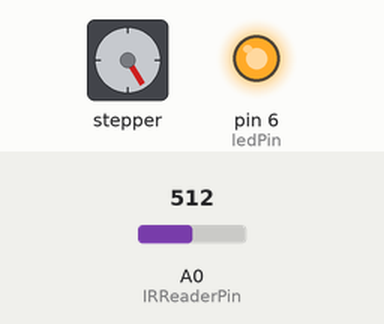
Bench run of a sketch on a simulated Arduino Uno, built with avr-gcc and run on an emulated ATmega328P. Parts: stepper motor, output pins drawn as LEDs (lit = HIGH). The test bench sets the inputs (shaded band); at power-on: A0 (IRReaderPin) = 512. Stepper angles assume 64 steps per turn; what the sketch prints to the serial monitor is not drawn.

Above: at 1.2 s.
1.3 s: A0 (IRReaderPin) set to 64
At 4.0 s:
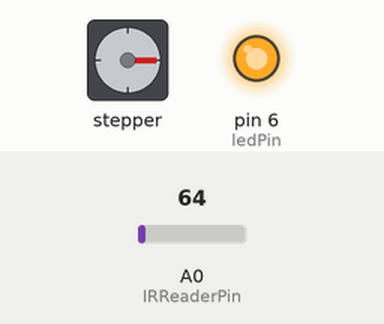
4.3 s: A0 (IRReaderPin) set to 56
At 33.44 s:
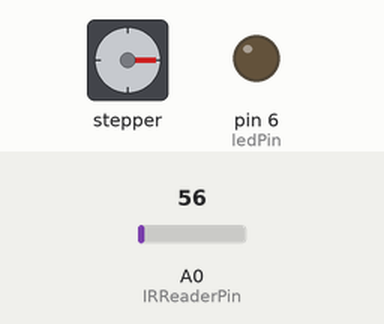
At 34.35 s:
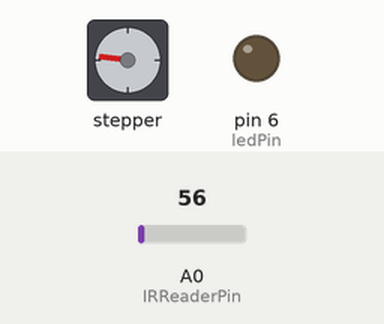
Timing chart, 0 to 35.0 s (numbered marks = the images above; inputs shaded):
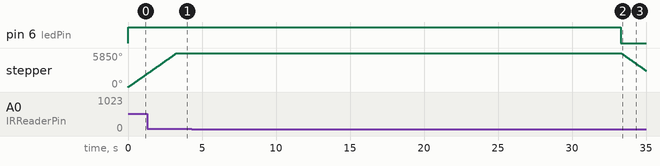

The sketch:

sketch_may10b.ino
```cpp
#include <CustomStepper.h>

int numOfSteps = 64;

int IRReaderPin = A0;
int ledPin = 6;

int IREmitterPin = 7;
int IREmitterPin_1 = 7;

int distance;
int maxDist;
int minDist;

int lidOpen = STOP;
int fixedDistance = 75;

int timeToWait = 30000;
int waitStarted = 0;


CustomStepper myStepper(8, 9, 10, 11);

void setup() {
  // put your setup code here, to run once:
  Serial.begin(9600);

  myStepper.setRPM(300);
  myStepper.setSPR(numOfSteps);
  pinMode(ledPin, OUTPUT);
  analogWrite(ledPin, 0);
  myStepper.rotateDegrees(90);
}

void loop() {
  // put your main code here, to run repeatedly:

  if (lidOpen == CCW && myStepper.isDone()) {
    lidOpen = STOP;
  }
  distance = readIR(5);
  checkDistance();
  myStepper.run();

  if(lidOpen == CW && myStepper.isDone()){
   delay(timeToWait);
   waitStarted = 0;
  }
}
void checkDistance() {

  if (minDist > distance) {
    minDist = distance;
    Serial.println(distance);
  }

  if (maxDist < distance) {
    maxDist = distance;
    Serial.println(distance);
  }


  if (distance > fixedDistance) {
    analogWrite(ledPin, 255);
    if (myStepper.isDone() && lidOpen == STOP) {
      waitStarted = 1;
      setLidDirrction();
      myStepper.setDirection(lidOpen);
      myStepper.rotate(16);
    }
  } else {
    analogWrite(ledPin, 0);

    if (myStepper.isDone() && lidOpen == CW && waitStarted == 0) {
      setLidDirrction();
      myStepper.setDirection(lidOpen);
      myStepper.rotate(16);
    }
  }
}

void setLidDirrction() {
  if (lidOpen == CW) {
    lidOpen = CCW;
  } else {
    lidOpen =   CW;
  }
}

int readIR(int times) {
  int ambientIRReading;
  int obstacleIRReading;

  for (int i = 0; i < times; i++) {
    digitalWrite(IREmitterPin, HIGH);
    delay(1);
    obstacleIRReading = analogRead(IRReaderPin);

    distance += obstacleIRReading;
  }

  return distance / times;
}
```

Measured:
- the behaviour switches between 61 and 60 on A0 (IRReaderPin) (found by bisection; images 1 and 2)
- after the input at 4.3 s, pin 6 (ledPin): HIGH → LOW after 29.0 s; stepper: keeps turning counter-clockwise at about 1785°/s, starting after 29.0 s
